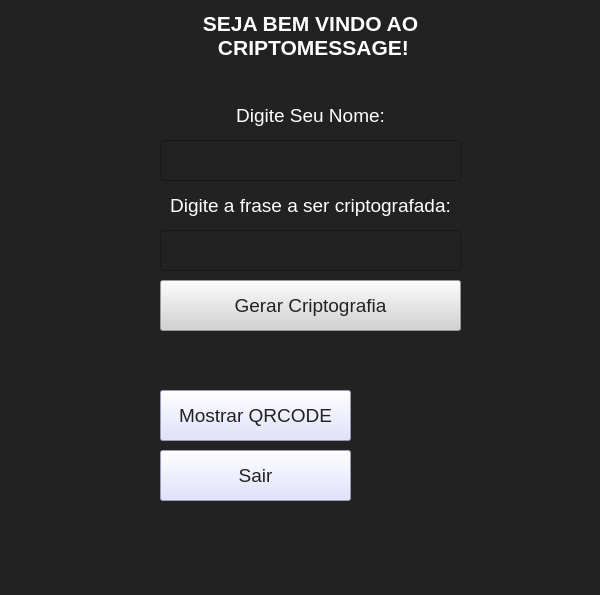
<?xml version="1.0" encoding="UTF-8"?>
<ui version="4.0">
 <class>MainWindow</class>
 <widget class="QMainWindow" name="MainWindow">
  <property name="geometry">
   <rect>
    <x>0</x>
    <y>0</y>
    <width>600</width>
    <height>595</height>
   </rect>
  </property>
  <property name="windowTitle">
   <string>MainWindow</string>
  </property>
  <property name="styleSheet">
   <string notr="true">background-color: #222</string>
  </property>
  <widget class="QWidget" name="centralwidget">
   <widget class="QPushButton" name="criptoButton">
    <property name="geometry">
     <rect>
      <x>160</x>
      <y>280</y>
      <width>301</width>
      <height>51</height>
     </rect>
    </property>
    <property name="font">
     <font>
      <pointsize>14</pointsize>
     </font>
    </property>
    <property name="styleSheet">
     <string notr="true">color: #222; background-color: #d2d2d2</string>
    </property>
    <property name="text">
     <string>Gerar Criptografia</string>
    </property>
    <property name="iconSize">
     <size>
      <width>40</width>
      <height>40</height>
     </size>
    </property>
   </widget>
   <widget class="QLabel" name="label">
    <property name="geometry">
     <rect>
      <x>160</x>
      <y>0</y>
      <width>301</width>
      <height>71</height>
     </rect>
    </property>
    <property name="font">
     <font>
      <pointsize>16</pointsize>
      <weight>75</weight>
      <italic>false</italic>
      <bold>true</bold>
      <underline>false</underline>
      <strikeout>false</strikeout>
     </font>
    </property>
    <property name="styleSheet">
     <string notr="true">color: #fff; text-align: 'center';</string>
    </property>
    <property name="text">
     <string>SEJA BEM VINDO AO 
 CRIPTOMESSAGE!</string>
    </property>
    <property name="textFormat">
     <enum>Qt::AutoText</enum>
    </property>
    <property name="alignment">
     <set>Qt::AlignCenter</set>
    </property>
   </widget>
   <widget class="QLineEdit" name="lineEdit">
    <property name="geometry">
     <rect>
      <x>160</x>
      <y>230</y>
      <width>301</width>
      <height>41</height>
     </rect>
    </property>
    <property name="font">
     <font>
      <pointsize>14</pointsize>
     </font>
    </property>
    <property name="styleSheet">
     <string notr="true">color: #fff; padding: 5px;</string>
    </property>
    <property name="text">
     <string/>
    </property>
   </widget>
   <widget class="QLabel" name="label_2">
    <property name="geometry">
     <rect>
      <x>160</x>
      <y>190</y>
      <width>301</width>
      <height>31</height>
     </rect>
    </property>
    <property name="font">
     <font>
      <pointsize>14</pointsize>
     </font>
    </property>
    <property name="styleSheet">
     <string notr="true">color: #fff; text-align: 'center';</string>
    </property>
    <property name="text">
     <string>Digite a frase a ser criptografada:</string>
    </property>
    <property name="alignment">
     <set>Qt::AlignCenter</set>
    </property>
   </widget>
   <widget class="QLabel" name="resultado">
    <property name="geometry">
     <rect>
      <x>160</x>
      <y>340</y>
      <width>301</width>
      <height>31</height>
     </rect>
    </property>
    <property name="font">
     <font>
      <pointsize>14</pointsize>
     </font>
    </property>
    <property name="styleSheet">
     <string notr="true">color: #fff; padding: 5px;</string>
    </property>
    <property name="text">
     <string/>
    </property>
    <property name="alignment">
     <set>Qt::AlignCenter</set>
    </property>
   </widget>
   <widget class="QPushButton" name="qrcodeButton_2">
    <property name="geometry">
     <rect>
      <x>160</x>
      <y>390</y>
      <width>191</width>
      <height>51</height>
     </rect>
    </property>
    <property name="font">
     <font>
      <pointsize>14</pointsize>
     </font>
    </property>
    <property name="styleSheet">
     <string notr="true">color: #222; 
background-color: rgb(215, 216, 255);</string>
    </property>
    <property name="text">
     <string>Mostrar QRCODE</string>
    </property>
    <property name="iconSize">
     <size>
      <width>40</width>
      <height>40</height>
     </size>
    </property>
   </widget>
   <widget class="QLabel" name="label_3">
    <property name="geometry">
     <rect>
      <x>370</x>
      <y>380</y>
      <width>181</width>
      <height>171</height>
     </rect>
    </property>
    <property name="text">
     <string/>
    </property>
    <property name="scaledContents">
     <bool>true</bool>
    </property>
    <property name="alignment">
     <set>Qt::AlignCenter</set>
    </property>
   </widget>
   <widget class="QLineEdit" name="lineEdit_2">
    <property name="geometry">
     <rect>
      <x>160</x>
      <y>140</y>
      <width>301</width>
      <height>41</height>
     </rect>
    </property>
    <property name="font">
     <font>
      <pointsize>14</pointsize>
     </font>
    </property>
    <property name="styleSheet">
     <string notr="true">color: #fff; padding: 5px;</string>
    </property>
    <property name="text">
     <string/>
    </property>
   </widget>
   <widget class="QLabel" name="label_4">
    <property name="geometry">
     <rect>
      <x>160</x>
      <y>100</y>
      <width>301</width>
      <height>31</height>
     </rect>
    </property>
    <property name="font">
     <font>
      <pointsize>14</pointsize>
     </font>
    </property>
    <property name="styleSheet">
     <string notr="true">color: #fff; text-align: 'center';</string>
    </property>
    <property name="text">
     <string>Digite Seu Nome:</string>
    </property>
    <property name="alignment">
     <set>Qt::AlignCenter</set>
    </property>
   </widget>
   <widget class="QPushButton" name="qrcodeButton_3">
    <property name="geometry">
     <rect>
      <x>160</x>
      <y>450</y>
      <width>191</width>
      <height>51</height>
     </rect>
    </property>
    <property name="font">
     <font>
      <pointsize>14</pointsize>
     </font>
    </property>
    <property name="styleSheet">
     <string notr="true">color: #222; 
background-color: rgb(215, 216, 255);</string>
    </property>
    <property name="text">
     <string>Sair</string>
    </property>
    <property name="iconSize">
     <size>
      <width>40</width>
      <height>40</height>
     </size>
    </property>
   </widget>
  </widget>
  <widget class="QMenuBar" name="menubar">
   <property name="geometry">
    <rect>
     <x>0</x>
     <y>0</y>
     <width>600</width>
     <height>21</height>
    </rect>
   </property>
  </widget>
  <widget class="QStatusBar" name="statusbar"/>
 </widget>
 <resources/>
 <connections/>
</ui>
